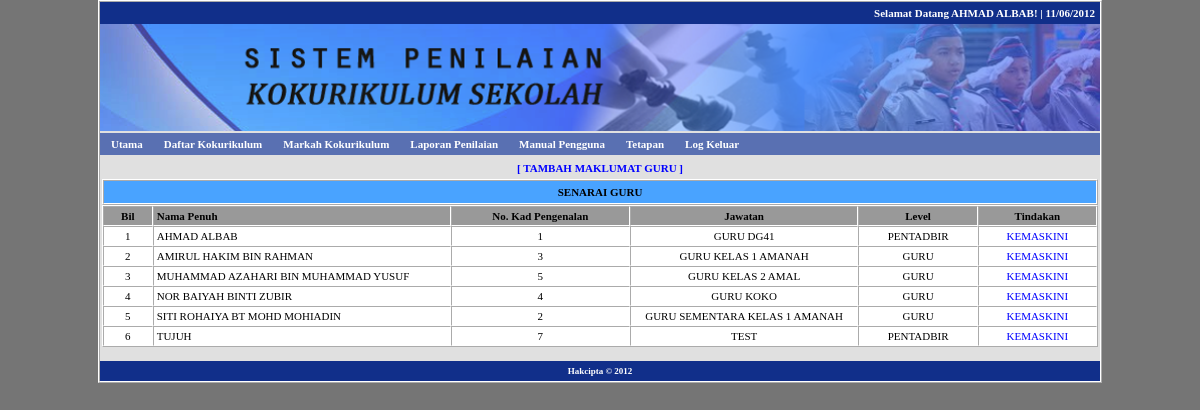
Page /guru.php?menu=senarai (signed in) on the committed database.
### tables this page shows
CREATE TABLE IF NOT EXISTS `user` (
  `uid` int(11) NOT NULL AUTO_INCREMENT,
  `ulevel` int(1) NOT NULL DEFAULT '3',
  `unokp` varchar(12) NOT NULL,
  `upass` varchar(32) NOT NULL,
  `unama` varchar(255) NOT NULL,
  `ujawatan` varchar(255) NOT NULL,
  PRIMARY KEY (`uid`)
);

### inc/fungsi.php (called while the page is built, shortened)
<?php
function semakSlash($input) {
	if(!get_magic_quotes_gpc()) {
		$input = mysql_real_escape_string($input);
	}
	return $input;
}
function input1($str) {
	$str = htmlentities(strtoupper(trim(semakSlash($str))));
	return $str;
}
function output1($str) {
	if(!get_magic_quotes_gpc()) {
		$str = stripslashes($str);
	}
	return $str;
}
if (!empty($_SESSION['user'])) {
	$sm = "SELECT * FROM user
		WHERE unokp = '" . input1($_SESSION['user']) . "'
		ORDER BY unokp ASC
	";
	$dm = mysql_query($sm);
	$tm = mysql_fetch_array($dm);
}
?>

### tmp/guru_senarai.php (the view, shortened to what this page needs)
<table width="100%" border="0" cellpadding="2" cellspacing="0">
  <tr>
    <td width="100%" align="center" valign="top">
      <table width="50%" border="0" cellspacing="0" cellpadding="5">
        <tr>
          <td align="center" class="tkmenu3">[ <a href="guru.php?menu=daftar">TAMBAH MAKLUMAT GURU</a> ]</td>
        </tr>
      </table>
      <table width="100%" border="1" cellspacing="0" cellpadding="5">
        <tr>
          <td align="center" bgcolor="#49A3FF" class="tkmenu2">SENARAI GURU</td>
        </tr>
      </table>
      <table width="100%" border="1" cellspacing="0" cellpadding="3" class="table2">
        <tr class="tkmenu2">
          <td width="5%" align="center" valign="middle" bgcolor="#999999">Bil</td>
          <td width="30%" align="left" valign="middle" bgcolor="#999999">Nama Penuh</td>
          <td width="18%" align="center" valign="middle" bgcolor="#999999">No. Kad Pengenalan</td>
          <td width="23%" align="center" valign="middle" bgcolor="#999999">Jawatan</td>
          <td width="12%" align="center" valign="middle" bgcolor="#999999">Level</td>
          <td width="12%" align="center" valign="middle" bgcolor="#999999">Tindakan</td>
        </tr>
        <?php
		$s = "SELECT * FROM user
			ORDER BY unama ASC
		";
		$d = mysql_query($s);
		$n = 0;
		while ($t = mysql_fetch_array($d)) {
			$n = $n + 1;
			?>
            <tr>
              <td align="center" valign="top"><?php echo $n; ?></td>
              <td align="left" valign="top"><?php echo output1($t['unama']); ?></td>
              <td align="center" valign="top"><?php echo output1($t['unokp']); ?></td>
              <td align="center" valign="top"><?php if (!empty($t['ujawatan'])) { echo output1($t['ujawatan']); } else { echo "&nbsp;"; } ?></td>
              <td align="center" valign="top"><?php if ($t['ulevel'] == 1) { echo "PENTADBIR"; } else { echo "GURU"; } ?></td>
              <td align="center" valign="top"><a href="guru.php?menu=kemaskini&id=<?php echo $t['uid']; ?>">KEMASKINI</a></td>
            </tr>
        <?php
		}
			?>
      </table>
    <br></td>
  </tr>
</table>

### tmp/header.php (shortened to what this page needs)
<!DOCTYPE HTML>
<html>
<head>
<link rel="stylesheet" type="text/css" href="files/style.css">
</head>
<body>
<table width="1000" border="1" align="center" cellpadding="0" cellspacing="0">
  <tr>
    <td>
    <table width="100%" border="0" cellpadding="5" cellspacing="0">
      <tr>
        <td align="right" bgcolor="#112F8A" class="tkmenu">Selamat Datang<?php if (isset($_SESSION['user'])) { echo " " . output1($tm['unama']); } ?>! | <?php echo date("d/m/Y"); ?> </td>
      </tr>
    </table>
    <table width="100%" border="0" cellpadding="0" cellspacing="0">
      <tr>
        <td align="center"><img src="files/banner.png" width="1000"></td>
      </tr>
    </table>
    <table width="100%" border="0" cellpadding="5" cellspacing="0">
      <tr>
        <td align="left" bgcolor="#5970B2" class="tkmenu">
			<ul id="sddm">
				<li><a href="index.php" onmouseover="mopen('m1')" onmouseout="mclosetime()">Utama</a></li>
                <?php
				if (isset($_SESSION['user'])) {
					?>
                    <li><a href="daftar.php?menu=senarai" onmouseover="mopen('m2')" onmouseout="mclosetime()">Daftar Kokurikulum</a></li>
                    <li><a href="markah.php?menu=senarai" onmouseover="mopen('m3')" onmouseout="mclosetime()">Markah Kokurikulum</a></li>
                    <li><a href="laporan.php?menu=senarai" onmouseover="mopen('m4')" onmouseout="mclosetime()">Laporan Penilaian</a></li>
                <?php
				}
				?>
				<li><a href="manual.php" onmouseover="mopen('m6')" onmouseout="mclosetime()">Manual Pengguna</a></li>
                <?php
				if (isset($_SESSION['user'])) {
					if ($tm['ulevel'] == 1) {
						?>
						<li>
							<a href="#" onmouseover="mopen('m7')" onmouseout="mclosetime()">Tetapan</a>
						</li>
					<?php
					}
					?>
					<li><a href="profil.php?menu=logout" onmouseover="mopen('m8')" onmouseout="mclosetime()">Log Keluar</a></li>
                <?php
				}
				?>
			</ul>
        </td>
      </tr>
    </table>

### files/style.css (style rules this page uses)
BODY { background: #757575; color: #000000; font-size: 11px; font-family: Tahoma, Verdana; margin: 0px; }
A:link { color: #0000FF; text-decoration: none; }
TABLE { background: #E0E0E0; border-color: #FFFFFF; }
.table2 { background: #FFFFFF; }
.tkmenu { font-weight: bold; color: #FFFFFF; }
.tkmenu2 { font-weight: bold; }
.tkmenu3 { color: #0000FF; font-weight: bold; }
#sddm { margin: 0 -4px; padding: 0; z-index: 30 }
#sddm li { margin: 0; padding: 0; list-style: none; float: left; }
#sddm li a { margin: 0 1px 0 0; padding: 4px 10px; width: 70px; background: #5970B2; color: #FFFFFF; text-align: center; text-decoration: none }

### rows in the picture
user: unama "AHMAD ALBAB", unokp "1", ujawatan "GURU DG41", ulevel "PENTADBIR"
user: unama "AMIRUL HAKIM BIN RAHMAN", unokp "3", ujawatan "GURU KELAS 1 AMANAH", ulevel "GURU"
user: unama "MUHAMMAD AZAHARI BIN MUHAMMAD YUSUF", unokp "5", ujawatan "GURU KELAS 2 AMAL", ulevel "GURU"
user: unama "NOR BAIYAH BINTI ZUBIR", unokp "4", ujawatan "GURU KOKO", ulevel "GURU"
user: unama "SITI ROHAIYA BT MOHD MOHIADIN", unokp "2", ujawatan "GURU SEMENTARA KELAS 1 AMANAH", ulevel "GURU"
user: unama "TUJUH", unokp "7", ujawatan "TEST", ulevel "PENTADBIR"
